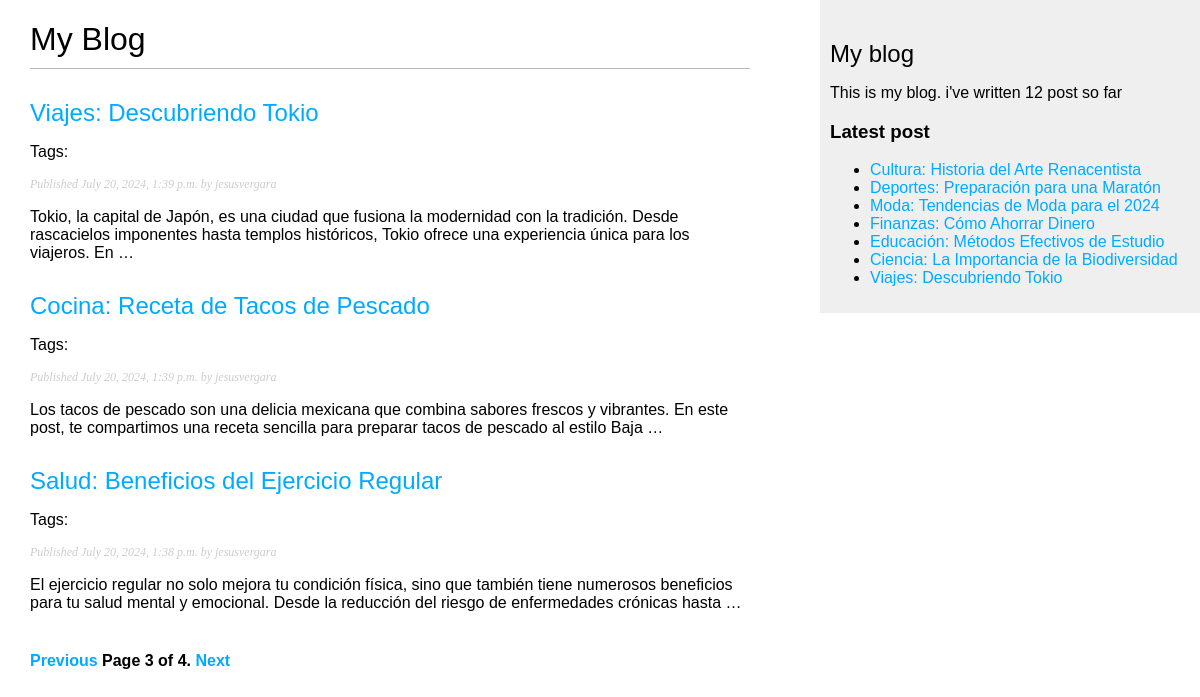
/blog/?page=3, run on an earlier commit of the app's database.
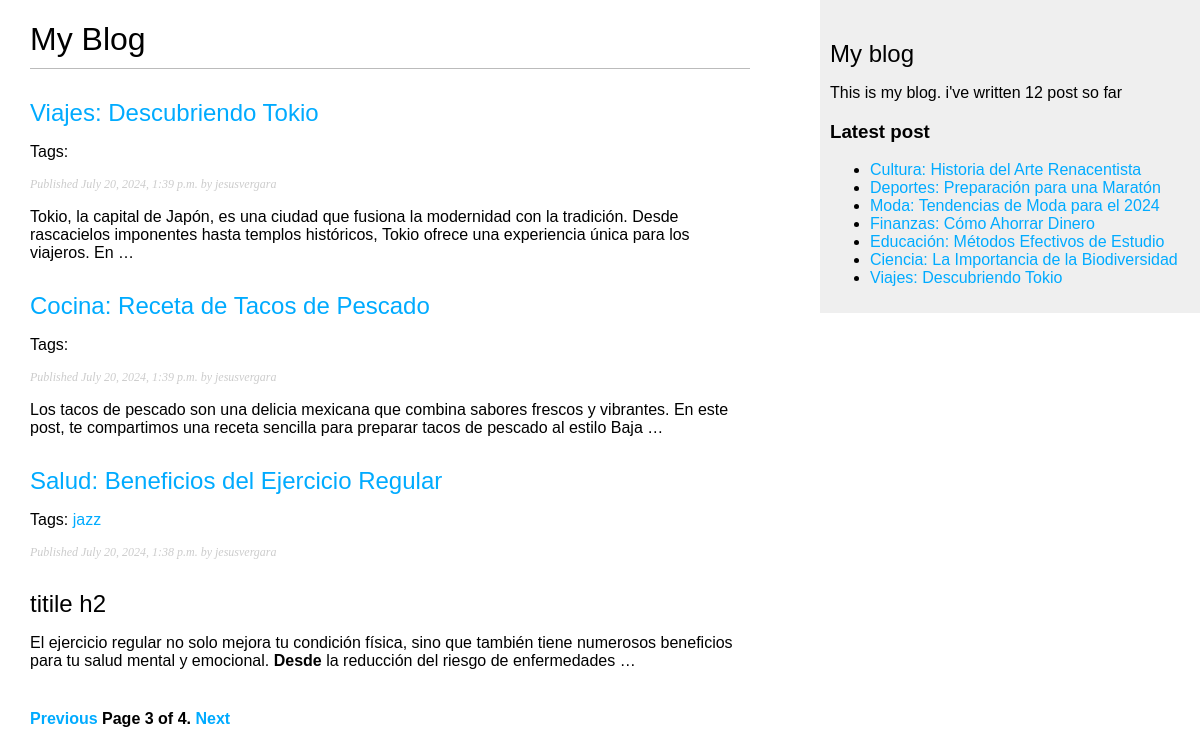
And on a later commit of the database.
### blog/models.py (models this page shows, shortened)
class Post(models.Model):
    class Status(models.TextChoices):
        DRAF = 'DF','Draft'
        PUBLISHED = 'PB', 'Published'
    title = models.CharField(max_length=250)
    slug = models.SlugField(max_length=250, unique_for_date='publish')
    author = models.ForeignKey(User,
                               on_delete=models.CASCADE,
                               related_name='blog_posts')
    body = models.TextField()
    publish = models.DateTimeField(default=timezone.now)
    created = models.DateTimeField(auto_now_add=True)
    updated = models.DateTimeField(auto_now=True)
    status = models.CharField(max_length=2,
                              choices=Status.choices,
                              default=Status.DRAF)
    tag = TaggableManager()
    objects = models.Manager() # The default manager.
    published = PublishedManager() # Our custom manager.
    class Meta:
        ordering = ['-publish']
        indexes = [
            models.Index(fields=['-publish']),
        ]
    def get_absolute_url(self):
        return reverse('blog:post_detail', args=[self.publish.year,
                                                 self.publish.month,
                                                 self.publish.day,
                                                 self.slug])

### blog/views.py (the view)
# urls.py: path('', views.post_list, name='post_list'),
def post_list(request, tag_slug=None):
    post_list = Post.published.all()
    tag=None
    if tag_slug:
        tag = get_object_or_404(Tag, slug=tag_slug)
        post_list = post_list.filter(tag__in=[tag])
    paginator = Paginator(post_list, 3)
    page_number = request.GET.get('page', 1)
    try:
        post = paginator.page(page_number)
    except EmptyPage:
        post = paginator.page(paginator.num_pages)
    except PageNotAnInteger:
        post = paginator.page(1)
    return render(request, 'blog/post/list.html', {'posts': post, 'tag': tag})

### blog/models.py (called while the page is built)
    def get_queryset(self):
        return super().get_queryset()\
            .filter(status=Post.Status.PUBLISHED)

### blog/templatetags/blog_tags.py (called while the page is built)
@register.simple_tag
def total_post():
    return Post.published.count()

@register.inclusion_tag('blog/post/latest_post.html')
def show_latest_post(count=5):
    latest_post = Post.published.order_by('-publish')[:count]
    return {'latest_post': latest_post}

@register.filter(name='markdown')
def markdown_format(text):
    return mark_safe(markdown.markdown(text))

### blog/templates/blog/post/list.html (shortened to what this page needs)
{% extends "blog/base.html" %}
{% load blog_tags %}
{% block content %}
<h1>My Blog</h1>
{% for post in posts %}
<h2>
    <a href="{{ post.get_absolute_url }}">
        {{ post.title }}
    </a>
</h2>
<p class="tags">Tags:
    {% for tag in post.tag.all %}
    <a href="{% url 'blog:post_list_by_tag' tag.slug %}">{{tag.name}}</a>
    {% endfor %}
</p>
<p class="date">
    Published {{ post.publish }} by {{ post.author }}
</p>
{{post.body|markdown|truncatewords_html:30}}
{% endfor %}
{% include "pagination.html" with page=posts %}
{% endblock %}

### blog/templates/blog/post/latest_post.html
<ul>
    {% for post in latest_post %}
    <li>
        <a href="{{ post.get_absolute_url }}">{{post.title}}</a>
    </li>
    {% endfor %}
</ul>

What changed in the data, as far as the page shows it:
changed Post "Salud: Beneficios del Ejercicio Regular": gains Tag (name "jazz"); body "El ejercicio regular no solo mejora tu condición física, sino que también tiene numerosos beneficios para tu salud mental y emocional. Desde la reducción del riesgo de enfermedades crónicas hasta …" → "titile h2 El ejercicio regular no solo mejora tu condición física, sino que también tiene numerosos beneficios para tu salud mental y emocional. Desde la reducción del riesgo de enfermedades …"
